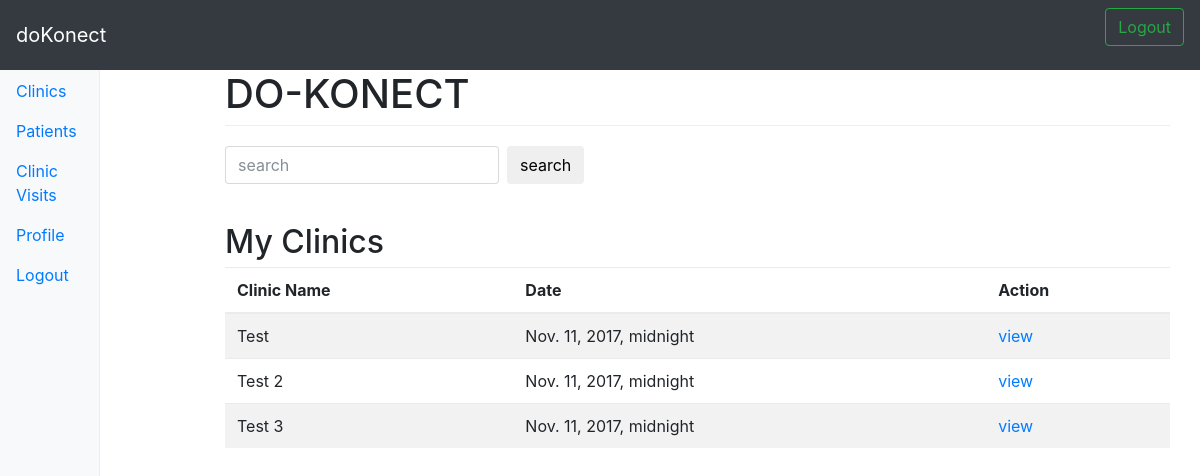
/clinic/clinics/ (signed in), run on the app's committed database.
### clinic/models.py (models this page shows, shortened)
class Clinic_Date(models.Model):
    clinic_name = models.CharField(max_length=100)
    clinic_details = models.CharField(max_length=1000)
    user_id = models.ForeignKey(settings.AUTH_USER_MODEL)
    booking_date = models.DateTimeField(auto_now_add=True)
    clinic_date = models.DateTimeField(validators=[validate_booked_date])
    doctor_accept = models.CharField(max_length=250)
    clinic_accept = models.CharField(max_length=1000)
    clinic_type = models.CharField(max_length=100)
    class Meta:
        ordering = ['-clinic_date']

### clinic/views.py (the view)
class Clinic_Date_ClinicListView(LoginRequiredMixin, ListView):
    template_name = 'clinic/clinic_date_cliniclist.html'
    def get_queryset(self, *args, **kwargs):
        qs = Clinic_Date.objects.all()
        qs = qs.filter(
                Q(clinic_accept__iexact='Accepted')
                )
        query = self.request.GET.get("q", None)
        if query is not None:
            qs = qs.filter(
                Q(clinic_name__icontains=query)
                )
        return qs
    def get_context_data(self, *args, **kwargs):
        context = super(Clinic_Date_ClinicListView, self).get_context_data(*args, **kwargs)
        return context

### clinic/templates/clinic/clinic_date_cliniclist.html (shortened to what this page needs)
{% extends "base_clinic.html" %}
    {% block content %}
    {% include "doctor_referral/search_form.html" %}</br>
    <h2>My Clinics</h2>
    <div class="table-responsive">
            <table class="table table-striped">
            <thead>
                <tr>
                <th>Clinic Name</th>
                <th>Date</th>
                <th>Action</th>
                </tr>
            </thead>
            <tbody id="referal-container">
                {% for object in object_list %}
                <tr>
                    <td>{{object.clinic_name}}</td>
                    <td>{{object.clinic_date}}</td>
                    <td><a href="{% url 'clinic:clinicdetail' object.id %}">view</a></td>
                </tr>
                {% endfor %}
            </tbody>
            </table>
        </div>
    {% endblock content %}

### static-storage/css/style.css (style rules this page uses)
body { padding-top: 3.5rem; }

### data on the page
Clinic_Date: clinic_name "Test", clinic_date "Nov. 11, 2017, midnight"
Clinic_Date: clinic_name "Test 2", clinic_date "Nov. 11, 2017, midnight"
Clinic_Date: clinic_name "Test 3", clinic_date "Nov. 11, 2017, midnight"
